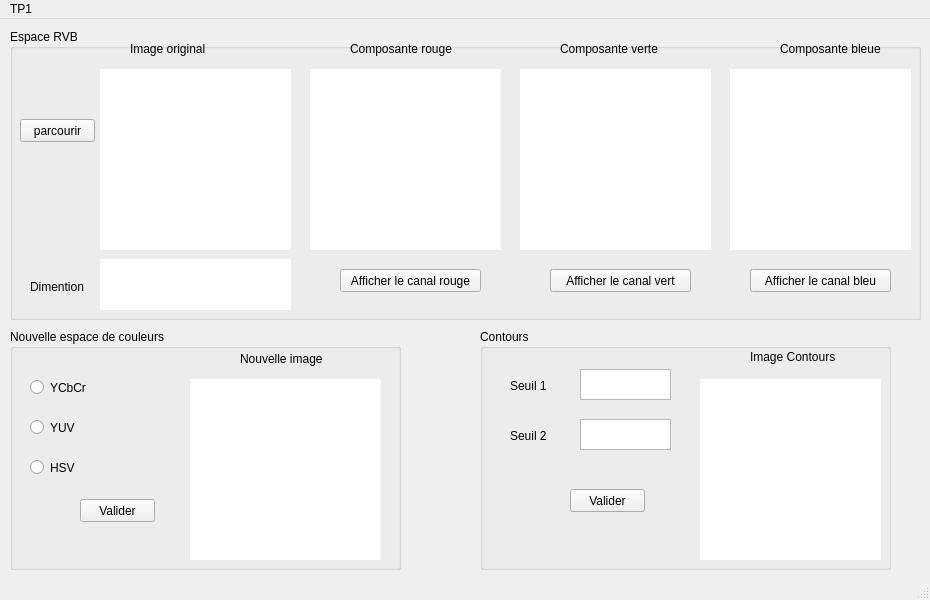
<?xml version="1.0" encoding="UTF-8"?>
<ui version="4.0">
 <class>MainWindow</class>
 <widget class="QMainWindow" name="MainWindow">
  <property name="geometry">
   <rect>
    <x>0</x>
    <y>0</y>
    <width>930</width>
    <height>600</height>
   </rect>
  </property>
  <property name="windowTitle">
   <string>MainWindow</string>
  </property>
  <widget class="QWidget" name="centralwidget">
   <widget class="QGroupBox" name="espaceRVB">
    <property name="geometry">
     <rect>
      <x>10</x>
      <y>10</y>
      <width>911</width>
      <height>291</height>
     </rect>
    </property>
    <property name="title">
     <string>Espace RVB</string>
    </property>
    <widget class="QPushButton" name="parcourir">
     <property name="geometry">
      <rect>
       <x>10</x>
       <y>90</y>
       <width>75</width>
       <height>23</height>
      </rect>
     </property>
     <property name="text">
      <string>parcourir</string>
     </property>
    </widget>
    <widget class="QLabel" name="labOrg">
     <property name="geometry">
      <rect>
       <x>120</x>
       <y>10</y>
       <width>91</width>
       <height>20</height>
      </rect>
     </property>
     <property name="text">
      <string>Image original</string>
     </property>
    </widget>
    <widget class="QLabel" name="compB">
     <property name="geometry">
      <rect>
       <x>720</x>
       <y>40</y>
       <width>181</width>
       <height>181</height>
      </rect>
     </property>
     <property name="styleSheet">
      <string notr="true">background-color: qlineargradient(spread:pad, x1:0, y1:0, x2:1, y2:1, stop:0 rgba(255, 255, 255, 255), stop:1 rgba(255, 255, 255, 255));</string>
     </property>
     <property name="text">
      <string/>
     </property>
    </widget>
    <widget class="QLabel" name="labBleue">
     <property name="geometry">
      <rect>
       <x>770</x>
       <y>10</y>
       <width>111</width>
       <height>20</height>
      </rect>
     </property>
     <property name="text">
      <string>Composante bleue</string>
     </property>
    </widget>
    <widget class="QPushButton" name="afficheB">
     <property name="geometry">
      <rect>
       <x>740</x>
       <y>240</y>
       <width>141</width>
       <height>23</height>
      </rect>
     </property>
     <property name="text">
      <string>Afficher le canal bleu</string>
     </property>
    </widget>
    <widget class="QLabel" name="labVerte">
     <property name="geometry">
      <rect>
       <x>550</x>
       <y>10</y>
       <width>111</width>
       <height>20</height>
      </rect>
     </property>
     <property name="text">
      <string>Composante verte</string>
     </property>
    </widget>
    <widget class="QPushButton" name="afficheV">
     <property name="geometry">
      <rect>
       <x>540</x>
       <y>240</y>
       <width>141</width>
       <height>23</height>
      </rect>
     </property>
     <property name="text">
      <string>Afficher le canal vert</string>
     </property>
    </widget>
    <widget class="QLabel" name="compV">
     <property name="geometry">
      <rect>
       <x>510</x>
       <y>40</y>
       <width>191</width>
       <height>181</height>
      </rect>
     </property>
     <property name="styleSheet">
      <string notr="true">background-color: qlineargradient(spread:pad, x1:0, y1:0, x2:1, y2:1, stop:0 rgba(255, 255, 255, 255), stop:1 rgba(255, 255, 255, 255));</string>
     </property>
     <property name="text">
      <string/>
     </property>
    </widget>
    <widget class="QPushButton" name="afficheR">
     <property name="geometry">
      <rect>
       <x>330</x>
       <y>240</y>
       <width>141</width>
       <height>23</height>
      </rect>
     </property>
     <property name="text">
      <string>Afficher le canal rouge</string>
     </property>
    </widget>
    <widget class="QLabel" name="compR">
     <property name="geometry">
      <rect>
       <x>300</x>
       <y>40</y>
       <width>191</width>
       <height>181</height>
      </rect>
     </property>
     <property name="styleSheet">
      <string notr="true">background-color: qlineargradient(spread:pad, x1:0, y1:0, x2:1, y2:1, stop:0 rgba(255, 255, 255, 255), stop:1 rgba(255, 255, 255, 255));</string>
     </property>
     <property name="text">
      <string/>
     </property>
    </widget>
    <widget class="QLabel" name="labRouge">
     <property name="geometry">
      <rect>
       <x>340</x>
       <y>10</y>
       <width>111</width>
       <height>20</height>
      </rect>
     </property>
     <property name="text">
      <string>Composante rouge</string>
     </property>
    </widget>
    <widget class="QLabel" name="original">
     <property name="geometry">
      <rect>
       <x>90</x>
       <y>40</y>
       <width>191</width>
       <height>181</height>
      </rect>
     </property>
     <property name="styleSheet">
      <string notr="true">background-color: qlineargradient(spread:pad, x1:0, y1:0, x2:1, y2:1, stop:0 rgba(255, 255, 255, 255), stop:1 rgba(255, 255, 255, 255));</string>
     </property>
     <property name="text">
      <string/>
     </property>
    </widget>
    <widget class="QLabel" name="dimension">
     <property name="geometry">
      <rect>
       <x>90</x>
       <y>230</y>
       <width>191</width>
       <height>51</height>
      </rect>
     </property>
     <property name="styleSheet">
      <string notr="true">background-color: qlineargradient(spread:pad, x1:0, y1:0, x2:1, y2:1, stop:0 rgba(255, 255, 255, 255), stop:1 rgba(255, 255, 255, 255));</string>
     </property>
     <property name="text">
      <string/>
     </property>
    </widget>
    <widget class="QLabel" name="labDim">
     <property name="geometry">
      <rect>
       <x>20</x>
       <y>250</y>
       <width>61</width>
       <height>16</height>
      </rect>
     </property>
     <property name="text">
      <string>Dimention</string>
     </property>
    </widget>
   </widget>
   <widget class="QGroupBox" name="Nvespcolor">
    <property name="geometry">
     <rect>
      <x>10</x>
      <y>310</y>
      <width>391</width>
      <height>241</height>
     </rect>
    </property>
    <property name="title">
     <string>Nouvelle espace de couleurs</string>
    </property>
    <widget class="QRadioButton" name="rbYUV">
     <property name="geometry">
      <rect>
       <x>20</x>
       <y>90</y>
       <width>82</width>
       <height>17</height>
      </rect>
     </property>
     <property name="text">
      <string>YUV</string>
     </property>
    </widget>
    <widget class="QRadioButton" name="rbYCC">
     <property name="geometry">
      <rect>
       <x>20</x>
       <y>50</y>
       <width>82</width>
       <height>17</height>
      </rect>
     </property>
     <property name="text">
      <string>YCbCr</string>
     </property>
    </widget>
    <widget class="QRadioButton" name="rbHSV">
     <property name="geometry">
      <rect>
       <x>20</x>
       <y>130</y>
       <width>82</width>
       <height>17</height>
      </rect>
     </property>
     <property name="text">
      <string>HSV</string>
     </property>
    </widget>
    <widget class="QPushButton" name="valid">
     <property name="geometry">
      <rect>
       <x>70</x>
       <y>170</y>
       <width>75</width>
       <height>23</height>
      </rect>
     </property>
     <property name="text">
      <string>Valider</string>
     </property>
    </widget>
    <widget class="QLabel" name="labNvImg">
     <property name="geometry">
      <rect>
       <x>180</x>
       <y>50</y>
       <width>191</width>
       <height>181</height>
      </rect>
     </property>
     <property name="styleSheet">
      <string notr="true">background-color: qlineargradient(spread:pad, x1:0, y1:0, x2:1, y2:1, stop:0 rgba(255, 255, 255, 255), stop:1 rgba(255, 255, 255, 255));</string>
     </property>
     <property name="text">
      <string/>
     </property>
    </widget>
    <widget class="QLabel" name="Nvimg">
     <property name="geometry">
      <rect>
       <x>230</x>
       <y>20</y>
       <width>111</width>
       <height>20</height>
      </rect>
     </property>
     <property name="text">
      <string>Nouvelle image</string>
     </property>
    </widget>
   </widget>
   <widget class="QGroupBox" name="contr">
    <property name="geometry">
     <rect>
      <x>480</x>
      <y>310</y>
      <width>411</width>
      <height>241</height>
     </rect>
    </property>
    <property name="title">
     <string>Contours</string>
    </property>
    <widget class="QPushButton" name="cntrValid">
     <property name="geometry">
      <rect>
       <x>90</x>
       <y>160</y>
       <width>75</width>
       <height>23</height>
      </rect>
     </property>
     <property name="text">
      <string>Valider</string>
     </property>
    </widget>
    <widget class="QLabel" name="seuil1">
     <property name="geometry">
      <rect>
       <x>30</x>
       <y>50</y>
       <width>47</width>
       <height>13</height>
      </rect>
     </property>
     <property name="text">
      <string>Seuil 1</string>
     </property>
    </widget>
    <widget class="QLabel" name="seuil2">
     <property name="geometry">
      <rect>
       <x>30</x>
       <y>100</y>
       <width>47</width>
       <height>13</height>
      </rect>
     </property>
     <property name="text">
      <string>Seuil 2</string>
     </property>
    </widget>
    <widget class="QTextEdit" name="txtS1">
     <property name="geometry">
      <rect>
       <x>100</x>
       <y>40</y>
       <width>91</width>
       <height>31</height>
      </rect>
     </property>
    </widget>
    <widget class="QTextEdit" name="txtS2">
     <property name="geometry">
      <rect>
       <x>100</x>
       <y>90</y>
       <width>91</width>
       <height>31</height>
      </rect>
     </property>
    </widget>
    <widget class="QLabel" name="imgCntr">
     <property name="geometry">
      <rect>
       <x>270</x>
       <y>20</y>
       <width>91</width>
       <height>16</height>
      </rect>
     </property>
     <property name="text">
      <string>Image Contours</string>
     </property>
    </widget>
    <widget class="QLabel" name="labImgCntr">
     <property name="geometry">
      <rect>
       <x>220</x>
       <y>50</y>
       <width>181</width>
       <height>181</height>
      </rect>
     </property>
     <property name="styleSheet">
      <string notr="true">background-color: qlineargradient(spread:pad, x1:0, y1:0, x2:1, y2:1, stop:0 rgba(255, 255, 255, 255), stop:1 rgba(255, 255, 255, 255));</string>
     </property>
     <property name="text">
      <string/>
     </property>
    </widget>
   </widget>
  </widget>
  <widget class="QMenuBar" name="menubar">
   <property name="geometry">
    <rect>
     <x>0</x>
     <y>0</y>
     <width>930</width>
     <height>26</height>
    </rect>
   </property>
   <widget class="QMenu" name="menuTP1">
    <property name="title">
     <string>TP1</string>
    </property>
   </widget>
   <addaction name="menuTP1"/>
  </widget>
  <widget class="QStatusBar" name="statusbar"/>
 </widget>
 <resources/>
 <connections/>
</ui>
